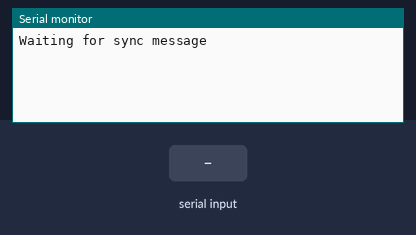
Recording of a sketch running on a simulated Arduino Uno, built with avr-gcc and run on an emulated ATmega328P. On the bench: the last lines printed to the serial monitor. Inputs (shaded band) come from the test bench.

Above: at 1.2 s.
1.3 s: byte 7 (TIME_REQUEST) received over Serial
At 2.9 s:
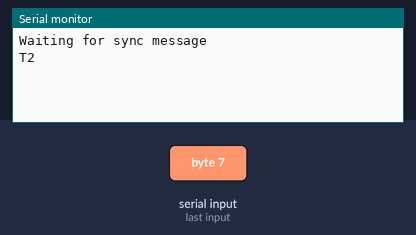
3.5 s: byte 84 (TIME_HEADER) received over Serial
At 4.4 s:
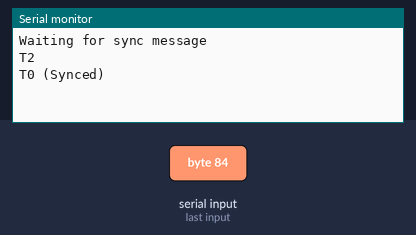

Measured:
- after the input at 1.3 s, the serial monitor: prints a new line after 0.70 s (image 1)
- after the input at 3.5 s, the serial monitor: prints a new line after 0.50 s (image 2)

The sketch:

Time_test.ino
```cpp
// (licence header left out)
#include <Time.h>

#define TIME_MSG_LEN  11   // time sync to PC is HEADER followed by unix time_t as ten ascii digits
#define TIME_HEADER  'T'   // Header tag for serial time sync message
#define TIME_REQUEST  7    // ASCII bell character requests a time sync message

void setup()  {
  Serial.begin(9600);
  Serial.println("Waiting for sync message");
}

void loop(){


  if(Serial.available() )
  {
    char c = Serial.read() ;

    if (c == TIME_REQUEST)
    {
      Serial.println ("T" + String(now()));
    } else if (c == TIME_HEADER)
    {
      time_t pctime = 0;
      for(int i=0; i < TIME_MSG_LEN -1; i++)
      {
        c = Serial.read();
        if( c >= '0' && c <= '9')
        {
            pctime = (10 * pctime) + (c - '0') ; // convert digits to a number
        }
      }
      setTime(pctime);   // Sync Arduino clock to the time received on the serial port
      Serial.println ("T" + String(now()) + " (Synced)");
    }
  }


  delay(1000);
}
```
